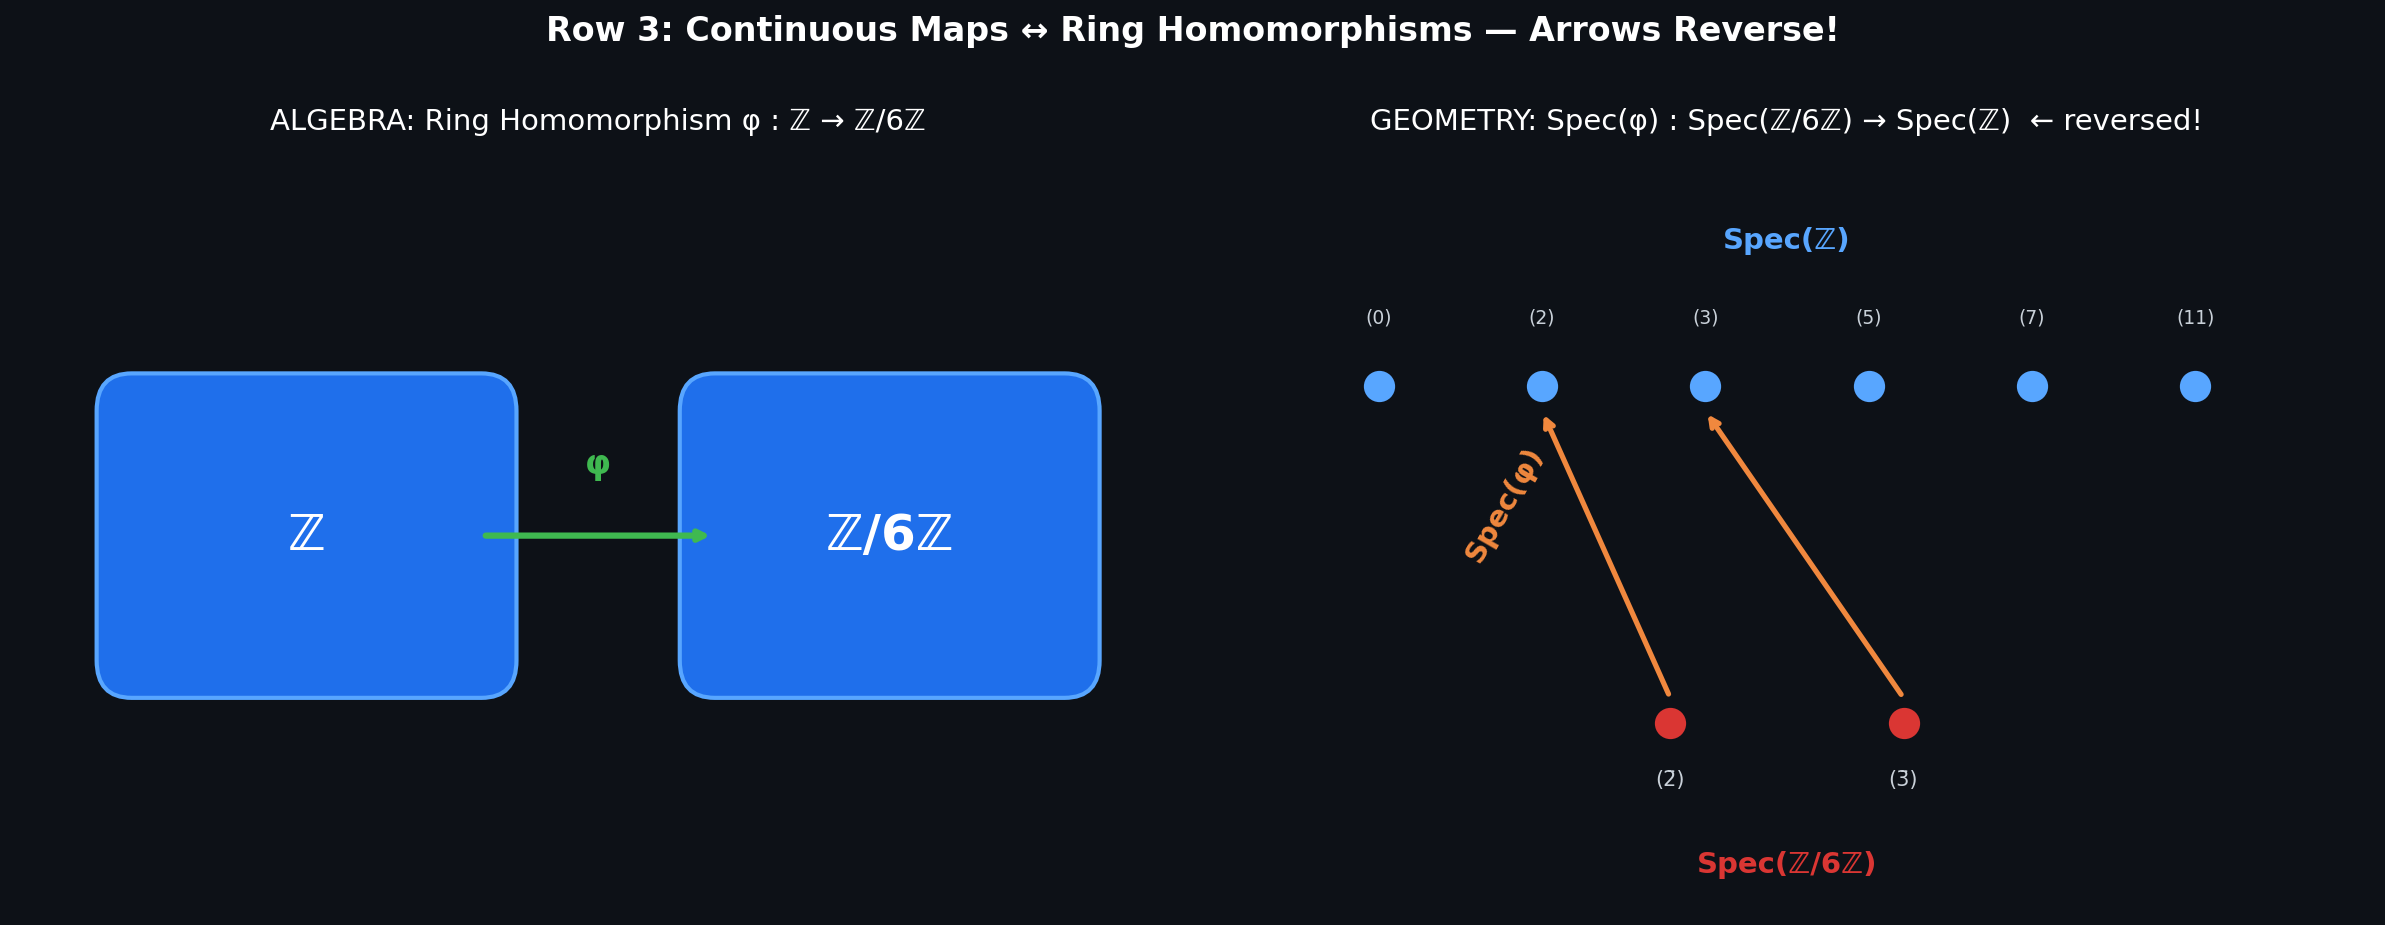

Generate this figure with Python:
#!/usr/bin/env python3
"""
Demo 3 — Arrow Reversal: Ring Homs ↔ Continuous Maps
=====================================================
φ : ℤ → ℤ/nℤ  (quotient map)  induces  Spec(ℤ/nℤ) ↪ Spec(ℤ)  (inclusion).

Arrows REVERSE direction — the heart of contravariance.
"""

import matplotlib.pyplot as plt
import matplotlib.patches as mpatches
import numpy as np

fig, (ax1, ax2) = plt.subplots(1, 2, figsize=(16, 6))
fig.patch.set_facecolor("#0d1117")

# --- Left: Algebra side ---
ax1.set_facecolor("#0d1117")
ax1.set_xlim(0, 10)
ax1.set_ylim(0, 6)

# ℤ box
rect1 = mpatches.FancyBboxPatch((1, 2), 3, 2, boxstyle="round,pad=0.3",
                                  facecolor='#1F6FEB', edgecolor='#58A6FF', lw=2)
ax1.add_patch(rect1)
ax1.text(2.5, 3, "ℤ", fontsize=24, ha='center', va='center', color='white',
         fontweight='bold')

# ℤ/6ℤ box
rect2 = mpatches.FancyBboxPatch((6, 2), 3, 2, boxstyle="round,pad=0.3",
                                  facecolor='#1F6FEB', edgecolor='#58A6FF', lw=2)
ax1.add_patch(rect2)
ax1.text(7.5, 3, "ℤ/6ℤ", fontsize=24, ha='center', va='center', color='white',
         fontweight='bold')

# Arrow ℤ → ℤ/6ℤ
ax1.annotate('', xy=(6, 3), xytext=(4, 3),
             arrowprops=dict(arrowstyle='->', color='#3FB950', lw=3))
ax1.text(5, 3.5, "φ", fontsize=16, ha='center', color='#3FB950', fontweight='bold')

ax1.set_title("ALGEBRA: Ring Homomorphism φ : ℤ → ℤ/6ℤ",
              fontsize=14, color='white', pad=15)
ax1.axis('off')

# --- Right: Geometry side ---
ax2.set_facecolor("#0d1117")
ax2.set_xlim(0, 10)
ax2.set_ylim(0, 6)

# Spec(ℤ) with primes
specZ_primes = ['(0)', '(2)', '(3)', '(5)', '(7)', '(11)']
specZ_x = np.linspace(1.5, 8.5, len(specZ_primes))
for x, p in zip(specZ_x, specZ_primes):
    ax2.plot(x, 4.2, 'o', color='#58A6FF', markersize=14, zorder=5)
    ax2.text(x, 4.7, p, fontsize=9, ha='center', color='#C9D1D9')
ax2.text(5, 5.3, "Spec(ℤ)", fontsize=14, ha='center', color='#58A6FF',
         fontweight='bold')

# Spec(ℤ/6ℤ) with primes — only (2) and (3)
spec6_labels = ['(2̄)', '(3̄)']
spec6_x = [4, 6]
for x, p in zip(spec6_x, spec6_labels):
    ax2.plot(x, 1.5, 'o', color='#DA3633', markersize=14, zorder=5)
    ax2.text(x, 1.0, p, fontsize=10, ha='center', color='#C9D1D9')
ax2.text(5, 0.3, "Spec(ℤ/6ℤ)", fontsize=14, ha='center', color='#DA3633',
         fontweight='bold')

# Arrows Spec(ℤ/6ℤ) → Spec(ℤ)  (reverse direction!)
ax2.annotate('', xy=(specZ_x[1], 4.0), xytext=(4, 1.7),
             arrowprops=dict(arrowstyle='->', color='#F0883E', lw=2.5))
ax2.annotate('', xy=(specZ_x[2], 4.0), xytext=(6, 1.7),
             arrowprops=dict(arrowstyle='->', color='#F0883E', lw=2.5))

ax2.text(2.2, 2.8, "Spec(φ)", fontsize=14, color='#F0883E', fontweight='bold',
         rotation=60)

ax2.set_title("GEOMETRY: Spec(φ) : Spec(ℤ/6ℤ) → Spec(ℤ)  ← reversed!",
              fontsize=14, color='white', pad=15)
ax2.axis('off')

fig.suptitle("Row 3: Continuous Maps ↔ Ring Homomorphisms — Arrows Reverse!",
             fontsize=16, color='white', fontweight='bold', y=1.02)
plt.tight_layout()
plt.savefig("demo_03_arrow_reversal.png", dpi=150, bbox_inches='tight',
            facecolor=fig.get_facecolor())
plt.show()
print("✓ Saved demo_03_arrow_reversal.png")
